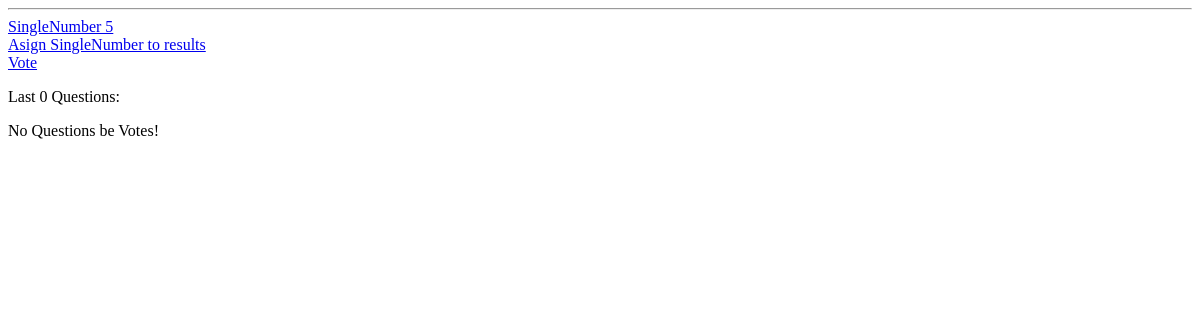
/polls/, run on an earlier commit of the app's database.
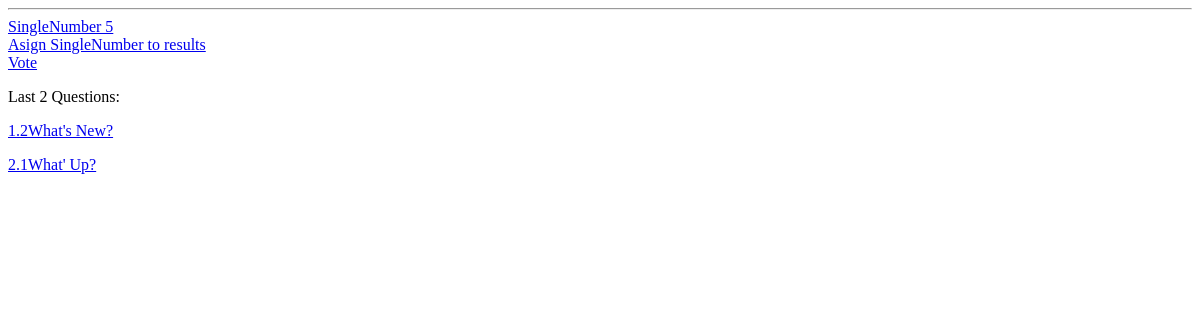
And on a later commit of the database.
### polls/models.py (models this page shows)
class Question(models.Model):
	question_text = models.CharField(max_length=200)
	pub_date = models.DateTimeField( 'date published', default=timezone.now )
	def __str__(self):
		return self.question_text
	def was_published_recently(self):
		return self.pub_date >= timezone.now() - datetime.timedelta(days=1)
	was_published_recently.boolean = True
	was_published_recently.short_description = 'Published recently?'

### polls/views.py (the view)
class IndexView(generic.ListView):
	title = 'Polls Index Home'
	template_name = 'polls_home.html'
	context_object_name = 'latest_question_list'
	def get_queryset(self):
		return Question.objects.order_by('-pub_date')[:5]

### templates/polls_home.html (shortened to what this page needs)
<hr>
<a href="/polls/5">SingleNumber 5</a><br>
<a href="/polls/5/results">Asign SingleNumber to results </a><br>
<a href="/polls/5/vote">Vote </a><br>
<p>Last {{ latest_question_list|length }} Questions:<p>
{% if latest_question_list %}
	{% for question in latest_question_list%}
		<a href="/polls/{{question.id}}">{{forloop.counter}}.{{question.id}}{{question}}</a><p>
	{% endfor %}
{% else %}
	<p>No Questions be Votes!</p>
{% endif %}

What changed in the data, as far as the page shows it:
added Question: id "2", question_text "What's New?"
added Question: id "1", question_text "What' Up?"
Also different on the page:
{{ latest_question_list|length }}: "0" → "2"
text no longer shown: "No Questions be Votes!"
